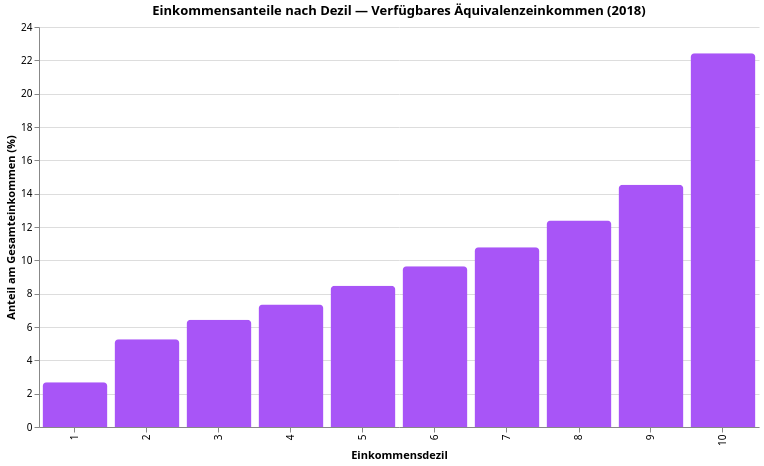

Vega-Lite specification stored for this chart:
### Vega-Lite specification from a JSON file in a GitHub repository (floating-point values rounded to 4 significant figures)
{"$schema": "https://vega.github.io/schema/vega-lite/v5.json", "config": {"font": "Switzer, system-ui, sans-serif", "view": {"stroke": "transparent"}}, "data": {"values": [{"Anteil": 2.69, "Dezil": 1}, {"Anteil": 5.26, "Dezil": 2}, {"Anteil": 6.43, "Dezil": 3}, {"Anteil": 7.35, "Dezil": 4}, {"Anteil": 8.48, "Dezil": 5}, {"Anteil": 9.64, "Dezil": 6}, {"Anteil": 10.79, "Dezil": 7}, {"Anteil": 12.39, "Dezil": 8}, {"Anteil": 14.54, "Dezil": 9}, {"Anteil": 22.43, "Dezil": 10}]}, "encoding": {"color": {"value": "#a855f7"}, "x": {"field": "Dezil", "title": "Einkommensdezil", "type": "ordinal"}, "y": {"field": "Anteil", "title": "Anteil am Gesamteinkommen (%)", "type": "quantitative"}}, "height": 400, "mark": {"cornerRadiusEnd": 4, "type": "bar"}, "title": "Einkommensanteile nach Dezil — Verfügbares Äquivalenzeinkommen (2018)", "width": 720}
